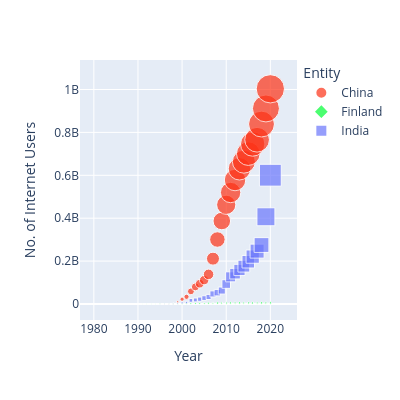

Write notebook code for a chart like this one.
### Code cell
color = px.colors.qualitative.Light24
fig1 = px.scatter(data_frame=df_country, x='Year', y='No. of Internet Users', 
                  width=400, height=400, color='Entity', color_discrete_sequence=color,
                  symbol='Entity', # marker와 같은 기능
                  size='No. of Internet Users') 

fig1.show()
